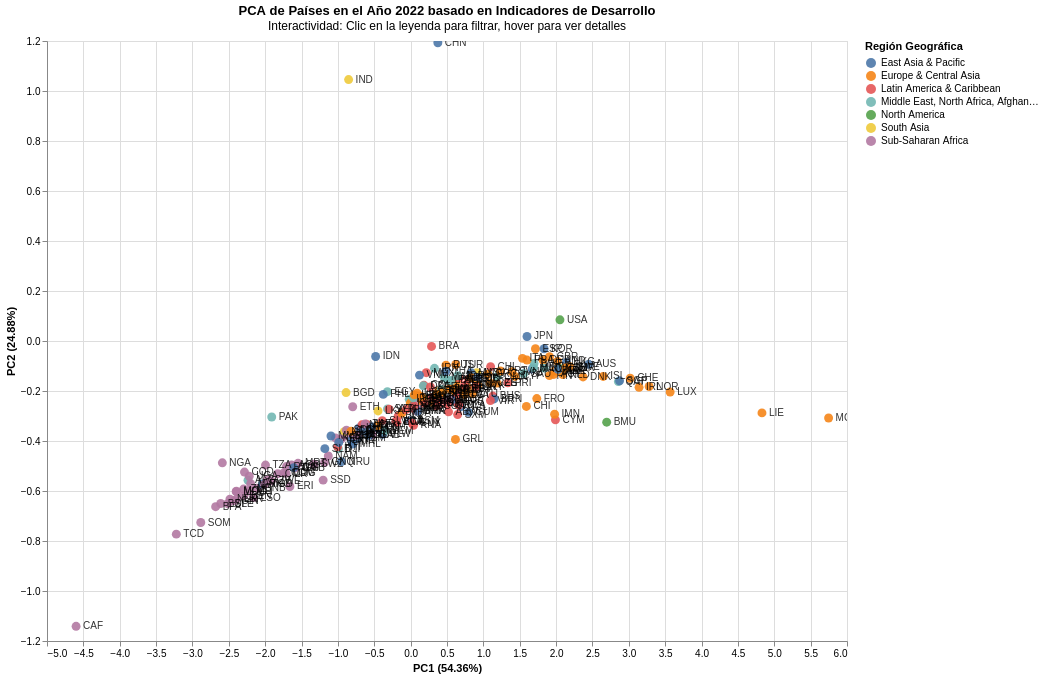

The code cell stored with this chart in its notebook:
### Code cell
from sklearn.preprocessing import StandardScaler
from sklearn.decomposition import PCA
from sklearn.impute import SimpleImputer
import numpy as np

# 1. Preparación y Limpieza de Datos
# Tratar de mantener tantos países como sea posible
df_pca_cleaned = df_pca_input.copy()

# Eliminar indicadores (columnas) con demasiados valores nulos (> 50%)
thresh = len(df_pca_cleaned) * 0.5
df_pca_cleaned = df_pca_cleaned.dropna(axis=1, thresh=thresh)

print(f"Indicadores restantes después de filtrar por completitud: {df_pca_cleaned.shape[1]}")

# Imputar valores faltantes con la media de cada indicador
imputer = SimpleImputer(strategy='mean')
df_imputed = pd.DataFrame(imputer.fit_transform(df_pca_cleaned),
                          columns=df_pca_cleaned.columns,
                          index=df_pca_cleaned.index)

print(f"Realizando PCA sobre {df_imputed.shape[0]} áreas y {df_imputed.shape[1]} indicadores.")

if df_imputed.empty or df_imputed.shape[1] < 2:
    print("No hay suficientes datos para realizar PCA.")
else:
    # 2. Escalado y PCA
    scaler = StandardScaler()
    scaled_data = scaler.fit_transform(df_imputed)

    pca = PCA(n_components=2)
    principal_components = pca.fit_transform(scaled_data)

    pca_results = pd.DataFrame(data=principal_components, columns=['PC1', 'PC2'], index=df_imputed.index).reset_index()

    # 3. Enriquecimiento con Metadatos usando DuckDB
    # Convertimos el diccionario de metadatos a DataFrame para DuckDB
    meta_list = [{'REF_AREA': k, **v} for k, v in area_metadata.items()]
    df_meta = pd.DataFrame(meta_list)

    # Unimos resultados de PCA con Metadatos y Datos Originales para Tooltips
    original_data = df_imputed.reset_index()
    # Se filtran las agregaciones regionales (m.region != 'Aggregates') para analizar solo paises
    pca_final = duckdb.query("""
        SELECT
            p.REF_AREA,
            p.PC1,
            p.PC2,
            m.full_name as 'País',
            m.region as 'Región',
            o.* EXCLUDE (REF_AREA)
        FROM pca_results p
        LEFT JOIN df_meta m ON p.REF_AREA = m.REF_AREA
        JOIN original_data o ON p.REF_AREA = o.REF_AREA
        WHERE m.region IS NOT NULL AND m.region != 'Aggregates'
    """).df()

    # 4. Mapeo de nombres legibles para el tooltip
    friendly_tooltips = [
        alt.Tooltip('REF_AREA:N', title='Código ISO'),
        alt.Tooltip('País:N'),
        alt.Tooltip('Región:N'),
        alt.Tooltip('PC1:Q', format='.2f'),
        alt.Tooltip('PC2:Q', format='.2f')
    ]

    # Añadir indicadores originales con nombres legibles al tooltip
    for col in df_imputed.columns:
        friendly_name = indicators_for_pca.get(col, col)
        friendly_tooltips.append(alt.Tooltip(f'{col}:Q', title=friendly_name, format='.2f'))

    # 5. Visualización Interactiva con Altair
    selection = alt.selection_point(fields=['Región'], bind='legend')

    base = alt.Chart(pca_final).encode(
        x=alt.X('PC1:Q', title=f'PC1 ({pca.explained_variance_ratio_[0]*100:.2f}%)'),
        y=alt.Y('PC2:Q', title=f'PC2 ({pca.explained_variance_ratio_[1]*100:.2f}%)')
    )

    scatter = base.mark_circle(size=80, opacity=0.7).encode(
        color=alt.Color('Región:N', scale=alt.Scale(scheme='tableau10'), title='Región Geográfica'),
        opacity=alt.condition(selection, alt.value(0.9), alt.value(0.1)),
        tooltip=friendly_tooltips
    ).add_params(
        selection
    )

    # Representar codigo ISO del pais en el grafico
    text = base.mark_text(align='left', baseline='middle', dx=7, fontSize=10).encode(
        text='REF_AREA:N',
        color=alt.value('black'),
        opacity=alt.condition(selection, alt.value(0.8), alt.value(0.1))
    )

    chart = (scatter + text).properties(
        title={
            "text": "PCA de Países en el Año 2022 basado en Indicadores de Desarrollo",
            "subtitle": "Interactividad: Clic en la leyenda para filtrar, hover para ver detalles"
        },
        width=800,
        height=600
    ).interactive()

    display(chart)

### Figure 1 — Vega-Lite specification as saved in the notebook (floating-point values rounded to 4 significant figures; data arrays with more than 128 entries replaced by an {"elided": "..."} marker saying what was removed)
{"config": {"view": {"continuousWidth": 300, "continuousHeight": 300}}, "layer": [{"mark": {"type": "circle", "opacity": 0.7, "size": 80}, "encoding": {"color": {"field": "Región", "scale": {"scheme": "tableau10"}, "title": "Región Geográfica", "type": "nominal"}, "opacity": {"condition": {"param": "param_6", "value": 0.9}, "value": 0.1}, "tooltip": [{"field": "REF_AREA", "title": "Código ISO", "type": "nominal"}, {"field": "País", "type": "nominal"}, {"field": "Región", "type": "nominal"}, {"field": "PC1", "format": ".2f", "type": "quantitative"}, {"field": "PC2", "format": ".2f", "type": "quantitative"}, {"field": "WB_WDI_SP_POP_TOTL", "format": ".2f", "title": "Poblacion Total", "type": "quantitative"}, {"field": "WB_WDI_NY_GDP_PCAP_CD", "format": ".2f", "title": "PIB per Capita (USD)", "type": "quantitative"}, {"field": "WB_WDI_SP_DYN_LE00_IN", "format": ".2f", "title": "Esperanza de Vida al Nacer", "type": "quantitative"}, {"field": "WB_WDI_IT_NET_USER_ZS", "format": ".2f", "title": "Usuarios de Internet (% poblacion)", "type": "quantitative"}], "x": {"field": "PC1", "title": "PC1 (54.36%)", "type": "quantitative"}, "y": {"field": "PC2", "title": "PC2 (24.88%)", "type": "quantitative"}}, "name": "view_3"}, {"mark": {"type": "text", "align": "left", "baseline": "middle", "dx": 7, "fontSize": 10}, "encoding": {"color": {"value": "black"}, "opacity": {"condition": {"param": "param_6", "value": 0.8}, "value": 0.1}, "text": {"field": "REF_AREA", "type": "nominal"}, "x": {"field": "PC1", "title": "PC1 (54.36%)", "type": "quantitative"}, "y": {"field": "PC2", "title": "PC2 (24.88%)", "type": "quantitative"}}}], "data": {"name": "data-979c060a009dd720324a976b36b0ef75"}, "height": 600, "params": [{"name": "param_6", "select": {"type": "point", "fields": ["Región"]}, "bind": "legend", "views": ["view_3"]}, {"name": "param_7", "select": {"type": "interval", "encodings": ["x", "y"]}, "bind": "scales", "views": ["view_3"]}], "title": {"text": "PCA de Países en el Año 2022 basado en Indicadores de Desarrollo", "subtitle": "Interactividad: Clic en la leyenda para filtrar, hover para ver detalles"}, "width": 800, "$schema": "https://vega.github.io/schema/vega-lite/v5.20.1.json", "datasets": {"data-979c060a009dd720324a976b36b0ef75": {"elided": "217 records"}}}
